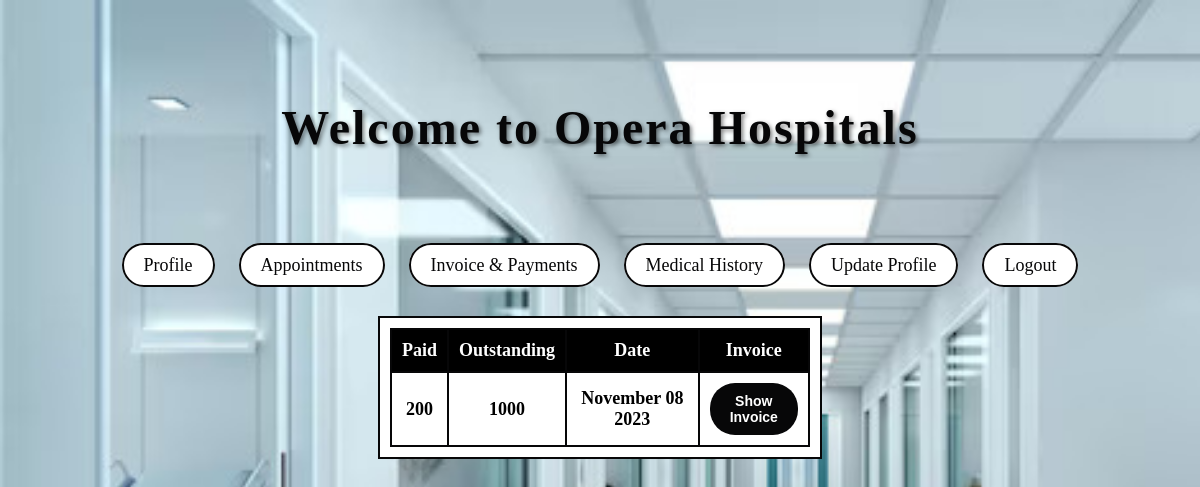
Screenshot of /payments/ (signed in) with the database file from the repository.
### HR/models.py (models this page shows, shortened)
class Payment(models.Model):
    pmid=models.AutoField(primary_key=True)
    patient = models.ForeignKey(Patient,on_delete=models.CASCADE)
    outstanding=models.IntegerField(default=0)
    paid=models.IntegerField(default=0)
    total=models.IntegerField(default=0)
    date=models.DateTimeField(default=timezone.now)

### HR/views.py (the view)
# urls.py: path('payments/',views.payments,name='payments'),
@login_required
def payments(request):
    pat=Patient.objects.filter(user=request.user).first()
    payt=Payment.objects.filter(patient=pat).all()
    return render(request,"HR/payments.html",{'payt':payt})

### HR/templates/HR/payments.html (shortened to what this page needs)
{% extends 'base2.html' %}
{% block content %}
<div class="profile">
<center>
    <table style="text-align: center;">
        <tr style="background-color: black;color: white;text-align: center;">
            <th>Paid</th>
            <th>Outstanding</th>
            <th>Date</th>
            <th>Invoice</th>
        </tr>
        {% for payt in payt %}
        <tr>
            <th>{{payt.outstanding}}</th>
            <th>{{payt.paid}}</th>
            <th>{{payt.date|date:"F d Y"}}</th>
            <form method="POST" action="{% url 'show' %}">
                <th><button type='submit' style="padding: 10px;font-size: 14px;">Show Invoice</button></th>
            </form>
        </tr>
        {% endfor %}
    </table>
</center>
</div>
{%endblock%}

### Home/templates/base2.html (style rules this page uses)
body { background-image: url('../static/bg.jpg'); background-size: cover; background-repeat: no-repeat; background-attachment: fixed; margin: 0; padding: 0; }
.profile { width: 35%; top: 50%; font-weight: bold; padding: 10px; border: 2px solid #070708; background-color: white; margin: 40px auto; }

### HR/templates/HR/payments.html (style rules this page uses)
table { width: 100%; text-align: center; border-collapse: collapse; }
th, td { border: 2px solid #070708; padding: 10px; font-size: 18px; }
button { width: 100%; font-size: 18px; padding: 10px; background-color: #070708; color: white; border: none; border-radius: 25px; font-weight: bold; }

### rows the page displays
Payment: outstanding "200", paid "1000", date "November 08 2023"
